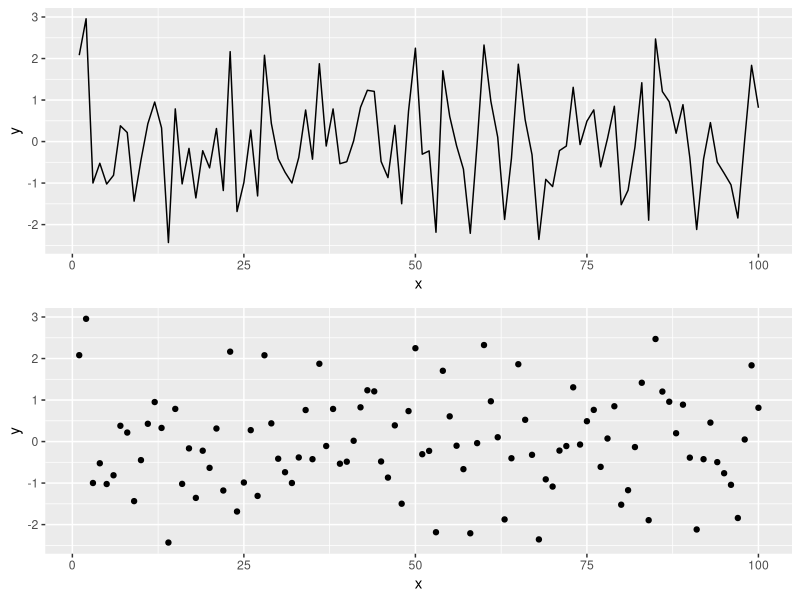

The R source for this figure:
## ---- chunk 1
knitr::opts_chunk$set(echo = TRUE,  fig.width = 8, fig.height = 8, fig.align = "center")
## ---- chunk 2
library(tidyverse)
library(gridExtra)
## ---- chunk 3
# Simulating data according to a normal distribution

x <- seq(1:100)
y <- rnorm(100)  # Generating data form a normal distribution with mean 0 and variance  1

data <- data.frame(x = x, y = y )    # Creating a data frame

p1 <- ggplot(data, aes(x = x, y = y)) +
   geom_line()

p2 <- ggplot(data, aes(x = x, y = y)) +
   geom_point()

grid.arrange(p1, p2)
